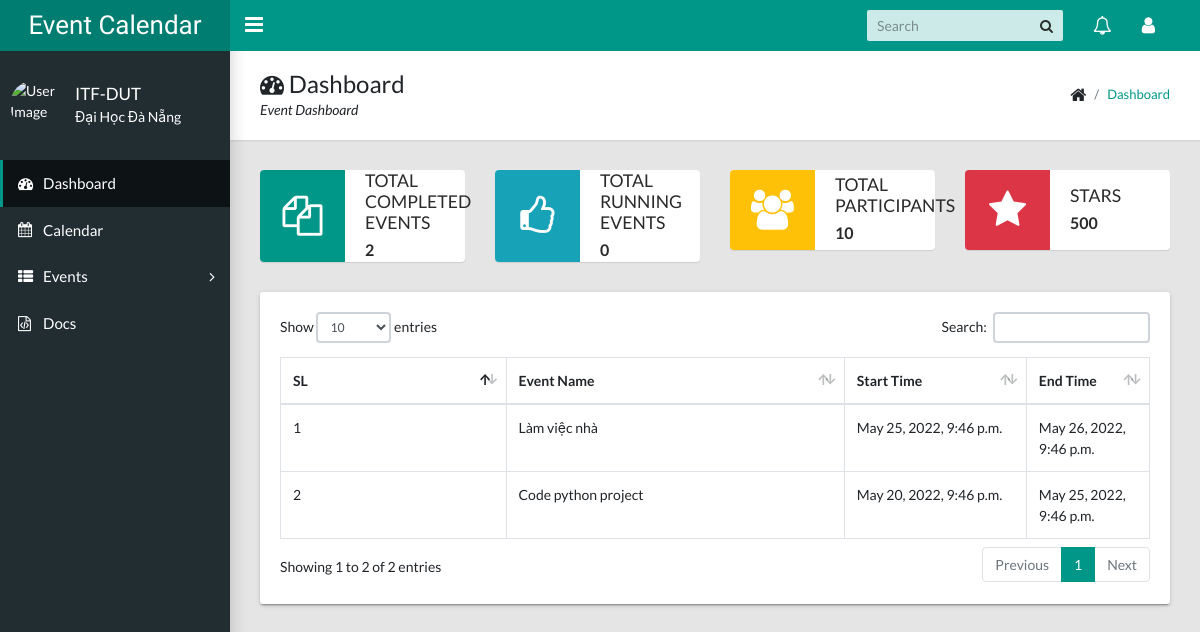
/ (signed in), run on an earlier commit of the app's database.
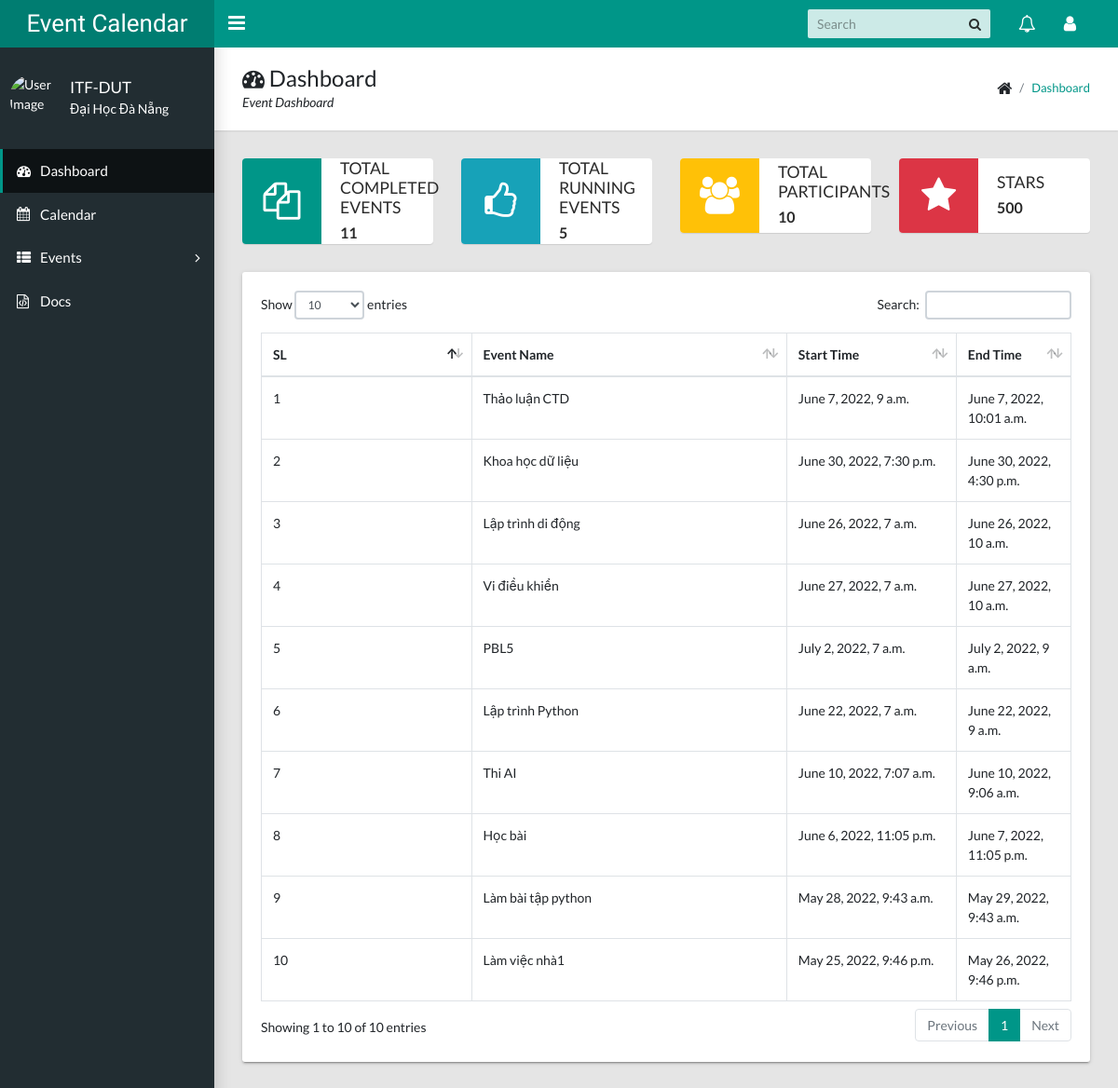
And on a later commit of the database.
### calendarapp/models/event.py (models this page shows, shortened)
class Event(EventAbstract):
    user = models.ForeignKey(User, on_delete=models.CASCADE, related_name="events")
    title = models.CharField(max_length=200, unique=True)
    description = models.TextField()
    start_time = models.DateTimeField()
    end_time = models.DateTimeField()
    objects = EventManager()

### eventcalendar/views.py (the view)
# urls.py: path("", DashboardView.as_view(), name="dashboard"),
class DashboardView(LoginRequiredMixin, View):
    login_url = "accounts:signin"
    template_name = "calendarapp/dashboard.html"
    def get(self, request, *args, **kwargs):
        events = Event.objects.get_all_events(user=request.user)
        running_events = Event.objects.get_running_events(user=request.user)
        latest_events = Event.objects.filter(user=request.user).order_by("-id")[:10]
        context = {
            "total_event": events.count(),
            "running_events": running_events,
            "latest_events": latest_events,
        }
        return render(request, self.template_name, context)

### calendarapp/models/event.py (called while the page is built)
    def get_all_events(self, user):
        events = Event.objects.filter(user=user, is_active=True, is_deleted=False).order_by("start_time").reverse()
        for item in events:
            if item.end_time.date() < datetime.now().date():
                item.is_active = False
        return events

    def get_running_events(self, user):
        running_events = Event.objects.filter(
            user=user,
            is_active=True,
            is_deleted=False,
            end_time__gte=datetime.now().date(),
        ).order_by("start_time")
        return running_events

### templates/calendarapp/dashboard.html (shortened to what this page needs)
{% extends 'base/base.html' %}
{% load static %}
{% block breadcrumb %}
    <div>
        <h1><i class="fa fa-dashboard"></i> Dashboard</h1>
        <p>Event Dashboard</p>
    </div>
    <ul class="app-breadcrumb breadcrumb">
        <li class="breadcrumb-item"><i class="fa fa-home fa-lg"></i></li>
        <li class="breadcrumb-item"><a href="#">Dashboard</a></li>
    </ul>
{% endblock breadcrumb %}
{% block content %}
<div class="row">
    <div class="col-md-6 col-lg-3">
        <div class="widget-small primary coloured-icon">
            <i class="icon fa fa-files-o fa-3x"></i>
            <div class="info">
                <h4>Total Completed Events</h4>
                <p><b>{{ total_event }}</b></p>
            </div>
        </div>
    </div>
    <div class="col-md-6 col-lg-3">
        <div class="widget-small info coloured-icon">
            <i class="icon fa fa-thumbs-o-up fa-3x"></i>
            <div class="info">
                <h4>Total Running Events</h4>
                <p><b>{{ running_events.count }}</b></p>
            </div>
        </div>
    </div>
    <div class="col-md-6 col-lg-3">
        <div class="widget-small warning coloured-icon">
            <i class="icon fa fa-users fa-3x"></i>
            <div class="info">
                <h4>Total Participants</h4>
                <p><b>10</b></p>
            </div>
        </div>
    </div>
    <div class="col-md-6 col-lg-3">
        <div class="widget-small danger coloured-icon">
            <i class="icon fa fa-star fa-3x"></i>
            <div class="info">
                <h4>Stars</h4>
                <p><b>500</b></p>
            </div>
        </div>
    </div>
    <div class="col-md-12">
        <div class="tile">
            <div class="tile-body">
                <div class="table-responsive">
                    <div id="sampleTable_wrapper" class="dataTables_wrapper container-fluid dt-bootstrap4 no-footer">
                        <div class="row">
                            <div class="col-sm-12">
                                <table class="table table-hover table-bordered dataTable no-footer" id="sampleTable" role="grid" aria-describedby="sampleTable_info">
                                    <thead>
                                        <tr role="row">
                                            <th class="sorting_asc" tabindex="0" aria-controls="sampleTable" rowspan="1" colspan="1" aria-sort="ascending" aria-label="Name: activate to sort column descending" style="width: 261.641px;">SL</th>
                                            <th class="sorting" tabindex="0" aria-controls="sampleTable" rowspan="1" colspan="1" aria-label="Position: activate to sort column ascending" style="width: 417.312px;">Event Name</th>
                                            <th class="sorting" tabindex="0" aria-controls="sampleTable" rowspan="1" colspan="1" aria-label="Office: activate to sort column ascending" style="width: 189.281px;">Start Time</th>
                                            <th class="sorting" tabindex="0" aria-controls="sampleTable" rowspan="1" colspan="1" aria-label="Age: activate to sort column ascending" style="width: 102.141px;">End Time</th>
                                        </tr>
                                    </thead>
                                    <tbody>
                                        {% for event in latest_events %}
                                            <tr role="row" class="odd">
                                                <td class="sorting_1">{{ forloop.counter }}</td>
                                                <td>{{ event.title }}</td>
                                                <td>{{ event.start_time }}</td>
                                                <td>{{ event.end_time }}</td>
                                            </tr>
                                        {% endfor %}
                                    </tbody>
                                </table>
                            </div>
                        </div>
                    </div>
                </div>
            </div>
        </div>
    </div>
</div>
{% endblock content %}

What changed in the data, as far as the page shows it:
no longer on this page (row edited): Event: title "Code python project", start_time "May 20, 2022, 9:46 p.m.", end_time "May 25, 2022, 9:46 p.m."
added Event: title "Thảo luận CTD", start_time "June 7, 2022, 9 a.m.", end_time "June 7, 2022, 10:01 a.m."
added Event: title "Khoa học dữ liệu", start_time "June 30, 2022, 7:30 p.m.", end_time "June 30, 2022, 4:30 p.m."
added Event: title "Lập trình di động", start_time "June 26, 2022, 7 a.m.", end_time "June 26, 2022, 10 a.m."
added Event: title "Vi điều khiển", start_time "June 27, 2022, 7 a.m.", end_time "June 27, 2022, 10 a.m."
added Event: title "PBL5", start_time "July 2, 2022, 7 a.m.", end_time "July 2, 2022, 9 a.m."
added Event: title "Lập trình Python", start_time "June 22, 2022, 7 a.m.", end_time "June 22, 2022, 9 a.m."
added Event: title "Thi AI", start_time "June 10, 2022, 7:07 a.m.", end_time "June 10, 2022, 9:06 a.m."
added Event: title "Học bài", start_time "June 6, 2022, 11:05 p.m.", end_time "June 7, 2022, 11:05 p.m."
added Event: title "Làm bài tập python", start_time "May 28, 2022, 9:43 a.m.", end_time "May 29, 2022, 9:43 a.m."
changed Event: title "Làm việc nhà" → "Làm việc nhà1"
Also different on the page:
{{ total_event }}: "2" → "11"
{{ running_events.count }}: "0" → "5"
text written by a page script: "Show entries Search: Showing 1 to 2 of 2 entries Previous 1 Next" → "Show entries Search: Showing 1 to 10 of 10 entries Previous 1 Next"
